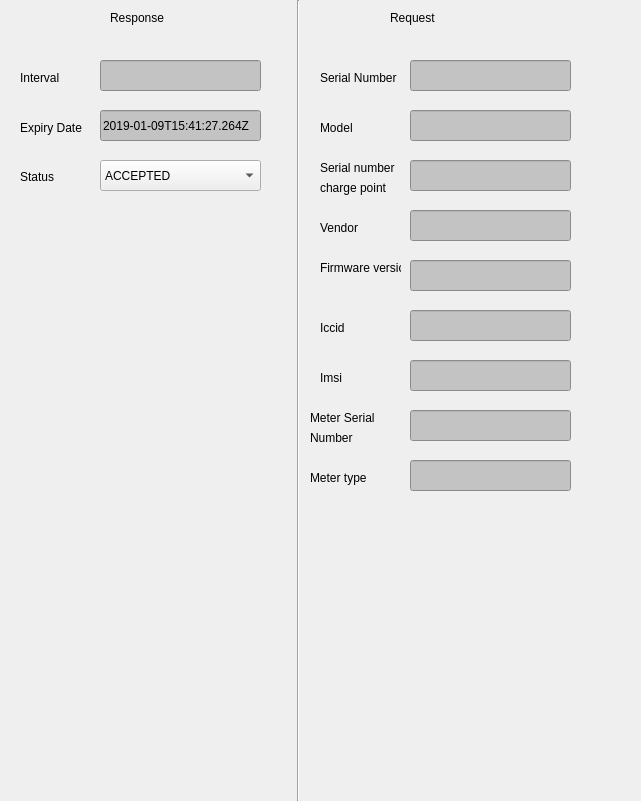
       <widget class="QWidget" name="widget_bootnotification" native="true">
        <property name="geometry">
         <rect>
          <x>0</x>
          <y>130</y>
          <width>641</width>
          <height>801</height>
         </rect>
        </property>
        <property name="font">
         <font>
          <strikeout>false</strikeout>
         </font>
        </property>
        <property name="focusPolicy">
         <enum>Qt::NoFocus</enum>
        </property>
        <property name="autoFillBackground">
         <bool>true</bool>
        </property>
        <widget class="QLabel" name="label_2">
         <property name="geometry">
          <rect>
           <x>110</x>
           <y>10</y>
           <width>61</width>
           <height>16</height>
          </rect>
         </property>
         <property name="text">
          <string>Response</string>
         </property>
        </widget>
        <widget class="QLabel" name="label_Interval_bootnotification_Response">
         <property name="geometry">
          <rect>
           <x>20</x>
           <y>70</y>
           <width>61</width>
           <height>16</height>
          </rect>
         </property>
         <property name="text">
          <string>Interval</string>
         </property>
        </widget>
        <widget class="QLabel" name="label_ExpiryDate__Interval_bootnotification_Response">
         <property name="geometry">
          <rect>
           <x>20</x>
           <y>120</y>
           <width>71</width>
           <height>16</height>
          </rect>
         </property>
         <property name="text">
          <string>Expiry Date</string>
         </property>
        </widget>
        <widget class="QLabel" name="label_Status_bootnotification_Response">
         <property name="geometry">
          <rect>
           <x>20</x>
           <y>170</y>
           <width>47</width>
           <height>13</height>
          </rect>
         </property>
         <property name="text">
          <string>Status</string>
         </property>
        </widget>
        <widget class="QLineEdit" name="lineEdit_Interval_bootnotification_Response">
         <property name="geometry">
          <rect>
           <x>100</x>
           <y>60</y>
           <width>161</width>
           <height>31</height>
          </rect>
         </property>
         <property name="styleSheet">
          <string notr="true">background:rgb(195,195,195)</string>
         </property>
         <property name="readOnly">
          <bool>true</bool>
         </property>
         <property name="cursorMoveStyle">
          <enum>Qt::LogicalMoveStyle</enum>
         </property>
         <property name="clearButtonEnabled">
          <bool>false</bool>
         </property>
        </widget>
        <widget class="QLineEdit" name="lineEdit_ExpiryDate_bootnotification_Response">
         <property name="geometry">
          <rect>
           <x>100</x>
           <y>110</y>
           <width>161</width>
           <height>31</height>
          </rect>
         </property>
         <property name="styleSheet">
          <string notr="true">background:rgb(195,195,195)</string>
         </property>
         <property name="text">
          <string>2019-01-09T15:41:27.264Z</string>
         </property>
         <property name="readOnly">
          <bool>true</bool>
         </property>
        </widget>
        <widget class="Line" name="line_2">
         <property name="geometry">
          <rect>
           <x>290</x>
           <y>0</y>
           <width>16</width>
           <height>801</height>
          </rect>
         </property>
         <property name="orientation">
          <enum>Qt::Vertical</enum>
         </property>
        </widget>
        <widget class="QLabel" name="label_6">
         <property name="geometry">
          <rect>
           <x>390</x>
           <y>10</y>
           <width>61</width>
           <height>16</height>
          </rect>
         </property>
         <property name="text">
          <string>Request</string>
         </property>
        </widget>
        <widget class="QComboBox" name="comboBox_Status_bootnotification_Response">
         <property name="geometry">
          <rect>
           <x>100</x>
           <y>160</y>
           <width>161</width>
           <height>31</height>
          </rect>
         </property>
         <item>
          <property name="text">
           <string>ACCEPTED</string>
          </property>
         </item>
         <item>
          <property name="text">
           <string>PENDING</string>
          </property>
         </item>
         <item>
          <property name="text">
           <string>REJECTED</string>
          </property>
         </item>
        </widget>
        <widget class="QLabel" name="label_SerialNumber_bootnotification_Request">
         <property name="geometry">
          <rect>
           <x>320</x>
           <y>70</y>
           <width>81</width>
           <height>16</height>
          </rect>
         </property>
         <property name="text">
          <string>Serial Number</string>
         </property>
        </widget>
        <widget class="QLineEdit" name="lineEdit_SerialNumber_bootnotification_Request">
         <property name="geometry">
          <rect>
           <x>410</x>
           <y>60</y>
           <width>161</width>
           <height>31</height>
          </rect>
         </property>
         <property name="styleSheet">
          <string notr="true">background:rgb(195,195,195)</string>
         </property>
         <property name="inputMethodHints">
          <set>Qt::ImhNone</set>
         </property>
         <property name="frame">
          <bool>true</bool>
         </property>
         <property name="readOnly">
          <bool>true</bool>
         </property>
        </widget>
        <widget class="QLabel" name="label_Model_bootnotification_Request">
         <property name="geometry">
          <rect>
           <x>320</x>
           <y>120</y>
           <width>81</width>
           <height>16</height>
          </rect>
         </property>
         <property name="text">
          <string>Model</string>
         </property>
        </widget>
        <widget class="QLabel" name="label_SerialNumChgpoint_bootnotification_Request">
         <property name="geometry">
          <rect>
           <x>320</x>
           <y>160</y>
           <width>81</width>
           <height>16</height>
          </rect>
         </property>
         <property name="text">
          <string>Serial number</string>
         </property>
        </widget>
        <widget class="QLabel" name="label_IdTag_Authorize_Request_5">
         <property name="geometry">
          <rect>
           <x>320</x>
           <y>180</y>
           <width>81</width>
           <height>16</height>
          </rect>
         </property>
         <property name="text">
          <string>charge point</string>
         </property>
        </widget>
        <widget class="QLineEdit" name="lineEdit_Model_bootnotification_Request">
         <property name="geometry">
          <rect>
           <x>410</x>
           <y>110</y>
           <width>161</width>
           <height>31</height>
          </rect>
         </property>
         <property name="styleSheet">
          <string notr="true">background:rgb(195,195,195)</string>
         </property>
         <property name="readOnly">
          <bool>true</bool>
         </property>
        </widget>
        <widget class="QLineEdit" name="lineEdit_SerialNumChgpoint_bootnotification_Request">
         <property name="geometry">
          <rect>
           <x>410</x>
           <y>160</y>
           <width>161</width>
           <height>31</height>
          </rect>
         </property>
         <property name="styleSheet">
          <string notr="true">background:rgb(195,195,195)</string>
         </property>
         <property name="readOnly">
          <bool>true</bool>
         </property>
        </widget>
        <widget class="QLabel" name="label_vendor_bootnotification_Request">
         <property name="geometry">
          <rect>
           <x>320</x>
           <y>220</y>
           <width>81</width>
           <height>16</height>
          </rect>
         </property>
         <property name="text">
          <string>Vendor</string>
         </property>
        </widget>
        <widget class="QLineEdit" name="lineEdit_vendor_bootnotification_Request">
         <property name="geometry">
          <rect>
           <x>410</x>
           <y>210</y>
           <width>161</width>
           <height>31</height>
          </rect>
         </property>
         <property name="styleSheet">
          <string notr="true">background:rgb(195,195,195)</string>
         </property>
         <property name="readOnly">
          <bool>true</bool>
         </property>
        </widget>
        <widget class="QLabel" name="label_firmwareversion_bootnotification_Request">
         <property name="geometry">
          <rect>
           <x>320</x>
           <y>260</y>
           <width>81</width>
           <height>16</height>
          </rect>
         </property>
         <property name="text">
          <string>Firmware version</string>
         </property>
        </widget>
        <widget class="QLineEdit" name="lineEdit_firmwareversion_bootnotification_Request">
         <property name="geometry">
          <rect>
           <x>410</x>
           <y>260</y>
           <width>161</width>
           <height>31</height>
          </rect>
         </property>
         <property name="styleSheet">
          <string notr="true">background:rgb(195,195,195)</string>
         </property>
         <property name="readOnly">
          <bool>true</bool>
         </property>
        </widget>
        <widget class="QLineEdit" name="lineEdit_Iccid_bootnotification_Request">
         <property name="geometry">
          <rect>
           <x>410</x>
           <y>310</y>
           <width>161</width>
           <height>31</height>
          </rect>
         </property>
         <property name="styleSheet">
          <string notr="true">background:rgb(195,195,195)</string>
         </property>
         <property name="readOnly">
          <bool>true</bool>
         </property>
        </widget>
        <widget class="QLabel" name="label_Iccid_bootnotification_Request">
         <property name="geometry">
          <rect>
           <x>320</x>
           <y>320</y>
           <width>81</width>
           <height>16</height>
          </rect>
         </property>
         <property name="text">
          <string>Iccid</string>
         </property>
        </widget>
        <widget class="QLabel" name="label_Imsi_bootnotification_Request">
         <property name="geometry">
          <rect>
           <x>320</x>
           <y>370</y>
           <width>81</width>
           <height>16</height>
          </rect>
         </property>
         <property name="text">
          <string>Imsi</string>
         </property>
        </widget>
        <widget class="QLineEdit" name="lineEdit_Imsi_bootnotification_Request">
         <property name="geometry">
          <rect>
           <x>410</x>
           <y>360</y>
           <width>161</width>
           <height>31</height>
          </rect>
         </property>
         <property name="styleSheet">
          <string notr="true">background:rgb(195,195,195)</string>
         </property>
         <property name="readOnly">
          <bool>true</bool>
         </property>
        </widget>
        <widget class="QLabel" name="label_MeterSerialNum_bootnotification_Request">
         <property name="geometry">
          <rect>
           <x>310</x>
           <y>410</y>
           <width>81</width>
           <height>16</height>
          </rect>
         </property>
         <property name="text">
          <string>Meter Serial</string>
         </property>
        </widget>
        <widget class="QLabel" name="label_IdTag_Authorize_Request_11">
         <property name="geometry">
          <rect>
           <x>310</x>
           <y>430</y>
           <width>81</width>
           <height>16</height>
          </rect>
         </property>
         <property name="text">
          <string>Number</string>
         </property>
        </widget>
        <widget class="QLineEdit" name="lineEdit_MeterSerialNum_bootnotification_Request">
         <property name="geometry">
          <rect>
           <x>410</x>
           <y>410</y>
           <width>161</width>
           <height>31</height>
          </rect>
         </property>
         <property name="styleSheet">
          <string notr="true">background:rgb(195,195,195)</string>
         </property>
         <property name="readOnly">
          <bool>true</bool>
         </property>
        </widget>
        <widget class="QLabel" name="label_MeterType_bootnotification_Request">
         <property name="geometry">
          <rect>
           <x>310</x>
           <y>470</y>
           <width>81</width>
           <height>16</height>
          </rect>
         </property>
         <property name="text">
          <string>Meter type</string>
         </property>
        </widget>
        <widget class="QLineEdit" name="lineEdit_MeterType_bootnotification_Request">
         <property name="geometry">
          <rect>
           <x>410</x>
           <y>460</y>
           <width>161</width>
           <height>31</height>
          </rect>
         </property>
         <property name="styleSheet">
          <string notr="true">background:rgb(195,195,195)</string>
         </property>
         <property name="readOnly">
          <bool>true</bool>
         </property>
        </widget>
       </widget>
